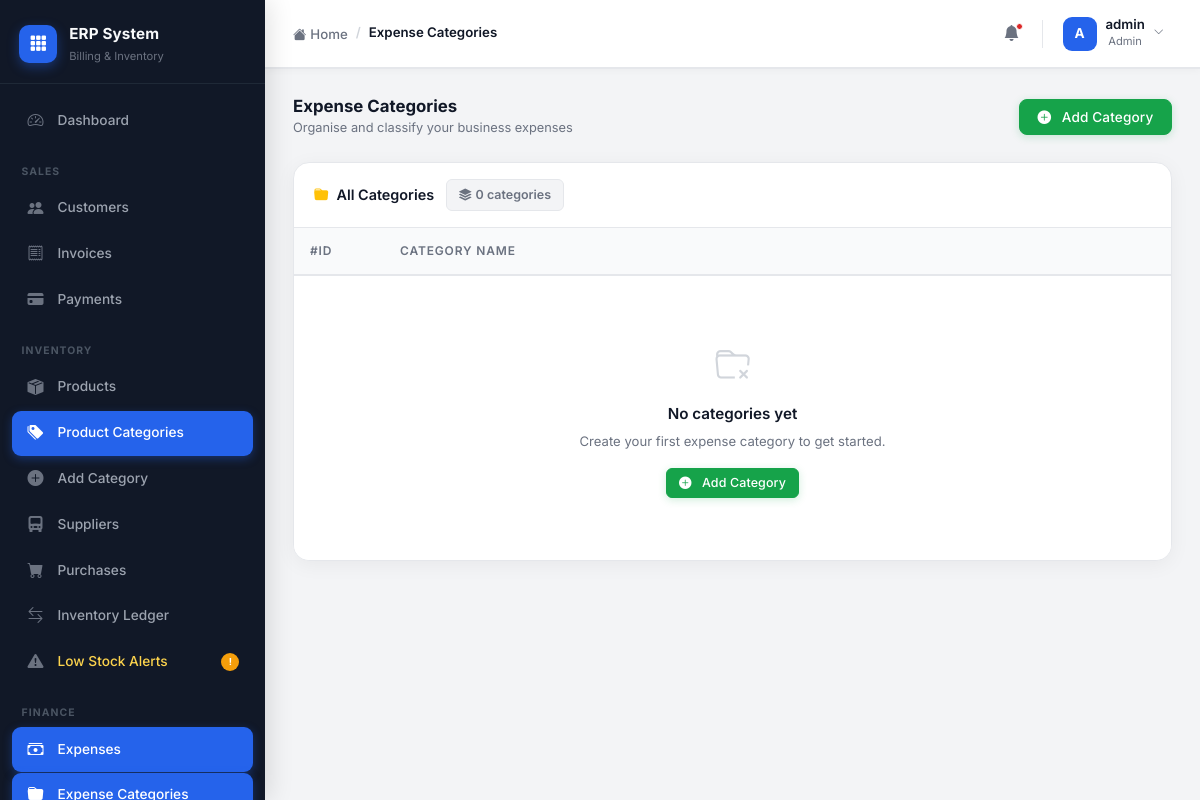
Before: /expenses/categories/ (signed in) with the older database file.
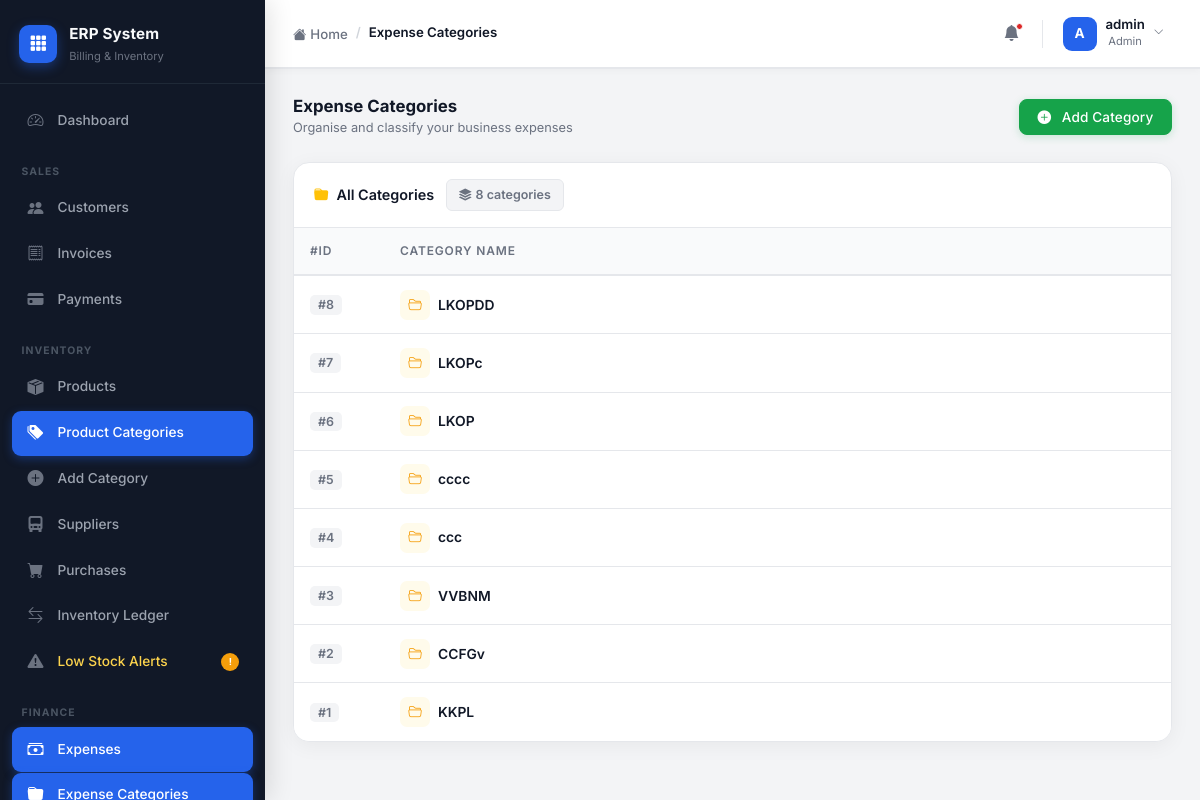
After: the same page with the newer database file.
### accounts/models.py (models this page shows)
class CustomUser(AbstractUser):
    ROLE_CHOICES = (
        ('admin', 'Admin'),
        ('staff', 'Staff'),
        ('accountant', 'Accountant'),
    )
    role = models.CharField(max_length=20, choices=ROLE_CHOICES, default='staff')
    phone = models.CharField(max_length=15, blank=True, null=True)

### expenses/models.py (models this page shows, shortened)
class ExpenseCategory(models.Model):
    name = models.CharField(
        max_length=100,
        unique=True
    )

### expenses/views.py (the view)
# urls.py: path('categories/', category_list, name='category_list'),
@login_required
@admin_required
def category_list(request):
    categories = ExpenseCategory.objects.all().order_by('-id')
    return render(
        request,
        'expenses/category_list.html',
        {
            'categories': categories
        }
    )

### templates/expenses/category_list.html (shortened to what this page needs)
{% extends 'layouts/admin_base.html' %}
{% block breadcrumb %}
<li class="breadcrumb-item active">Expense Categories</li>
{% endblock %}
{% block admin_content %}
<div class="section-header mb-4">
    <div>
        <h5>Expense Categories</h5>
        <div class="subtitle">Organise and classify your business expenses</div>
    </div>
    <a href="{% url 'create_expense_category' %}" class="btn btn-success">
        <i class="bi bi-plus-circle-fill me-1"></i>Add Category
    </a>
</div>
<div class="erp-table-wrap">
    <div class="table-toolbar">
        <div class="d-flex align-items-center gap-2">
            <i class="bi bi-folder-fill text-warning"></i>
            <span style="font-weight:600;font-size:0.9rem;">All Categories</span>
        </div>
        <span class="meta-chip">
            <i class="bi bi-stack me-1"></i>
            {{ categories|length }} categor{{ categories|length|pluralize:"y,ies" }}
        </span>
    </div>
    <div class="table-responsive">
        <table class="table erp-table">
            <thead>
                <tr>
                    <th style="width:90px;">#ID</th>
                    <th>Category Name</th>
                </tr>
            </thead>
            <tbody>
                {% for category in categories %}
                <tr>
                    <td><span class="row-index">#{{ category.id }}</span></td>
                    <td>
                        <div class="d-flex align-items-center gap-2">
                            <div class="cat-icon-badge">
                                <i class="bi bi-folder2-open"></i>
                            </div>
                            <span class="fw-semibold">{{ category.name }}</span>
                        </div>
                    </td>
                </tr>
                {% empty %}
                <tr>
                    <td colspan="2">
                        <div class="empty-state py-5">
                            <i class="bi bi-folder-x" style="font-size:2.2rem;color:#D1D5DB;"></i>
                            <div class="empty-state-title mt-2">No categories yet</div>
                            <div class="empty-state-sub">Create your first expense category to get started.</div>
                            <a href="{% url 'create_expense_category' %}" class="btn btn-success btn-sm mt-3">
                                <i class="bi bi-plus-circle-fill me-1"></i>Add Category
                            </a>
                        </div>
                    </td>
                </tr>
                {% endfor %}
            </tbody>
        </table>
    </div>
</div>
{% endblock %}

### templates/layouts/admin_base.html (shortened to what this page needs)
{% extends 'base.html' %}
{% block content %}
<div class="erp-shell">
    <aside class="erp-sidebar" id="erpSidebar">
        <div class="sidebar-logo">
            <div class="logo-icon">
                <i class="bi bi-grid-3x3-gap-fill"></i>
            </div>
            <div class="logo-text">
                <span class="logo-name">ERP System</span>
                <span class="logo-sub">Billing & Inventory</span>
            </div>
        </div>
        <nav class="sidebar-nav" id="sidebarNav">
            <a href="{% url 'admin_dashboard' %}"
               class="nav-item {% if request.resolver_match.url_name == 'admin_dashboard' %}active{% endif %}">
                <span class="nav-icon"><i class="bi bi-speedometer2"></i></span>
                <span class="nav-label">Dashboard</span>
            </a>
            <div class="nav-section-label">Sales</div>
            <a href="{% url 'customer_list' %}"
               class="nav-item {% if 'customer' in request.resolver_match.url_name %}active{% endif %}">
                <span class="nav-icon"><i class="bi bi-people-fill"></i></span>
                <span class="nav-label">Customers</span>
            </a>
            <a href="{% url 'invoice_list' %}"
               class="nav-item {% if 'invoice' in request.resolver_match.url_name %}active{% endif %}">
                <span class="nav-icon"><i class="bi bi-receipt"></i></span>
                <span class="nav-label">Invoices</span>
            </a>
            {% if request.user.role == 'admin' or request.user.role == 'accountant' %}
            <a href="{% url 'payment_list' %}"
               class="nav-item {% if 'payment' in request.resolver_match.url_name %}active{% endif %}">
                <span class="nav-icon"><i class="bi bi-credit-card-fill"></i></span>
                <span class="nav-label">Payments</span>
            </a>
            {% endif %}
            <div class="nav-section-label">Inventory</div>
            <a href="{% url 'product_list' %}"
               class="nav-item {% if request.resolver_match.url_name == 'product_list' %}active{% endif %}">
                <span class="nav-icon"><i class="bi bi-box-seam-fill"></i></span>
                <span class="nav-label">Products</span>
            </a>
            {% if request.user.role == 'admin' %}
            <a href="{% url 'category_list' %}"
               class="nav-item {% if 'category' in request.resolver_match.url_name %}active{% endif %}">
                <span class="nav-icon"><i class="bi bi-tags-fill"></i></span>
                <span class="nav-label">Product Categories</span>
            </a>
            <a href="{% url 'add_category' %}"
               class="nav-item {% if request.resolver_match.url_name == 'add_category' %}active{% endif %}">
                <span class="nav-icon"><i class="bi bi-plus-circle-fill"></i></span>
                <span class="nav-label">Add Category</span>
            </a>
            <a href="{% url 'supplier_list' %}"
               class="nav-item {% if 'supplier' in request.resolver_match.url_name %}active{% endif %}">
                <span class="nav-icon"><i class="bi bi-truck-front-fill"></i></span>
                <span class="nav-label">Suppliers</span>
            </a>
            <a href="{% url 'purchase_list' %}"
               class="nav-item {% if 'purchase' in request.resolver_match.url_name %}active{% endif %}">
                <span class="nav-icon"><i class="bi bi-cart-fill"></i></span>
                <span class="nav-label">Purchases</span>
            </a>
            {% endif %}
            <a href="{% url 'stock_movement_list' %}"
               class="nav-item {% if 'stock' in request.resolver_match.url_name %}active{% endif %}">
                <span class="nav-icon"><i class="bi bi-arrow-left-right"></i></span>
                <span class="nav-label">Inventory Ledger</span>
            </a>
            <a href="{% url 'product_list' %}" class="nav-item nav-warning">
                <span class="nav-icon"><i class="bi bi-exclamation-triangle-fill"></i></span>
                <span class="nav-label">Low Stock Alerts</span>
                <span class="nav-badge">!</span>
            </a>
            {% if request.user.role == 'admin' or request.user.role == 'accountant' %}
            <div class="nav-section-label">Finance</div>
            <a href="{% url 'expense_list' %}"
               class="nav-item {% if 'expense' in request.resolver_match.url_name %}active{% endif %}">
                <span class="nav-icon"><i class="bi bi-cash-stack"></i></span>
                <span class="nav-label">Expenses</span>
            </a>
            <a href="{% url 'expense_category_list' %}"
               class="nav-item {% if 'expense_category' in request.resolver_match.url_name %}active{% endif %}">
                <span class="nav-icon"><i class="bi bi-folder-fill"></i></span>
                <span class="nav-label">Expense Categories</span>
            </a>
            {% endif %}
        </nav>
    </aside>
    <div class="erp-main">
        <header class="erp-topbar">
            <div class="topbar-left">
                <nav aria-label="breadcrumb">
                    <ol class="breadcrumb mb-0">
                        <li class="breadcrumb-item">
                            <a href="{% url 'admin_dashboard' %}">
                                <i class="bi bi-house-fill me-1"></i>Home
                            </a>
                        </li>
                        {% block breadcrumb %}{% endblock %}
                    </ol>
                </nav>
            </div>
            <div class="topbar-right">
                <button class="topbar-icon-btn" title="Notifications">
                    <i class="bi bi-bell-fill"></i>
                    <span class="notif-dot"></span>
                </button>
                <div class="dropdown">
                    <button class="topbar-user-btn dropdown-toggle" data-bs-toggle="dropdown" aria-expanded="false">
                        <div class="topbar-avatar">
                            {{ request.user.username|slice:":1"|upper }}
                        </div>
                        <div class="topbar-user-info d-none d-sm-block">
                            <div class="topbar-username">{{ request.user.username }}</div>
                            <div class="topbar-userrole">{{ request.user.role|title }}</div>
                        </div>
                        <i class="bi bi-chevron-down topbar-chevron d-none d-sm-block"></i>
                    </button>
                </div>
            </div>
        </header>
        <main class="erp-page-content page-content">
            {% block admin_content %}{% endblock %}
        </main>
    </div>
</div>
{% endblock %}

### templates/base.html (shortened to what this page needs)
<!DOCTYPE html>
<html lang="en">
<head>
    <link href="https://cdn.jsdelivr.net/npm/bootstrap@5.3.0/dist/css/bootstrap.min.css" rel="stylesheet">
    <link href="https://cdn.jsdelivr.net/npm/bootstrap-icons@1.11.3/font/bootstrap-icons.min.css" rel="stylesheet">
</head>
<body>
    {% block content %}{% endblock %}
</body>
</html>

### templates/base.html (style rules this page uses)
:root { --primary: #2563EB; --primary-hover: #1D4ED8; --primary-light: #EFF6FF; --sidebar-bg: #111827; --sidebar-hover: #1F2937; --sidebar-active: #1F2937; --success: #16A34A; --danger: #DC2626; --warning: #F59E0B; --bg: #F3F4F6; --card-bg: #FFFFFF; --text-primary: #111827; --text-secondary: #6B7280; --border: #E5E7EB; --shadow-card: 0 4px 20px rgba(0,0,0,0.05); --shadow-sidebar: 4px 0 24px rgba(0,0,0,0.12); --radius-sm: 8px; --radius-md: 12px; --radius-lg: 16px; --topbar-h: 68px; --sidebar-w: 265px; --transition: all 0.22s cubic-bezier(0.4,0,0.2,1); }
*, *::before, *::after { box-sizing: border-box; }
body { font-family: 'Inter', sans-serif; background: var(--bg); color: var(--text-primary); font-size: 0.9rem; line-height: 1.6; -webkit-font-smoothing: antialiased; }
h1,h2,h3,h4,h5,h6 { font-weight: 700; color: var(--text-primary); }
a { text-decoration: none; }
.page-content { animation: fadeInUp 0.35s ease forwards; }
.btn { font-family: 'Inter', sans-serif; font-weight: 500; font-size: 0.85rem; border-radius: var(--radius-sm); padding: 0.45rem 1.1rem; transition: var(--transition); display: inline-flex; align-items: center; gap: 0.4rem; letter-spacing: 0.01em; }
.btn-success { background: var(--success); border-color: var(--success); box-shadow: 0 2px 8px rgba(22,163,74,0.2); }
.erp-table-wrap { background: var(--card-bg); border: 1px solid var(--border); border-radius: var(--radius-lg); box-shadow: var(--shadow-card); overflow: hidden; }
.erp-table-wrap .table-toolbar { padding: 1rem 1.25rem; border-bottom: 1px solid var(--border); display: flex; align-items: center; gap: 0.75rem; flex-wrap: wrap; }
.table-responsive { overflow-x: auto; }
.erp-table { margin-bottom: 0; font-size: 0.865rem; }
.erp-table thead th { background: #F9FAFB; color: var(--text-secondary); font-weight: 600; font-size: 0.75rem; text-transform: uppercase; letter-spacing: 0.07em; border-bottom: 2px solid var(--border); border-top: none; padding: 0.85rem 1rem; white-space: nowrap; position: sticky; top: 0; z-index: 1; }
.erp-table tbody td { padding: 0.85rem 1rem; border-color: var(--border); vertical-align: middle; color: var(--text-primary); }
.erp-table tbody tr:last-child td { border-bottom: none; }
.section-header { display: flex; align-items: center; justify-content: space-between; margin-bottom: 1.5rem; flex-wrap: wrap; gap: 0.75rem; }
.section-header h5 { font-size: 1.05rem; font-weight: 700; margin: 0; color: var(--text-primary); }
.section-header .subtitle { font-size: 0.8rem; color: var(--text-secondary); margin-top: 0.1rem; }
.erp-topbar { height: var(--topbar-h); background: var(--card-bg); border-bottom: 1px solid var(--border); display: flex; align-items: center; justify-content: space-between; padding: 0 1.75rem; position: sticky; top: 0; z-index: 100; box-shadow: 0 1px 0 var(--border), 0 2px 8px rgba(0,0,0,0.04); }

### templates/expenses/category_list.html (style rules this page uses)
.cat-icon-badge { width: 30px; height: 30px; border-radius: 7px; background: #FFFBEB; color: var(--warning); display: flex; align-items: center; justify-content: center; font-size: 0.85rem; flex-shrink: 0; }
.meta-chip { font-size: 0.78rem; font-weight: 600; color: var(--text-secondary); background: #F3F4F6; border: 1px solid var(--border); padding: 0.3rem 0.75rem; border-radius: 6px; display: flex; align-items: center; }
.row-index { font-size: 0.78rem; font-weight: 600; color: var(--text-secondary); background: #F3F4F6; padding: 0.15rem 0.5rem; border-radius: 5px; }

Changed rows visible on the page:
added ExpenseCategory: id "8", name "LKOPDD"
added ExpenseCategory: id "7", name "LKOPc"
added ExpenseCategory: id "6", name "LKOP"
added ExpenseCategory: id "5", name "cccc"
added ExpenseCategory: id "4", name "ccc"
added ExpenseCategory: id "3", name "VVBNM"
added ExpenseCategory: id "2", name "CCFGv"
added ExpenseCategory: id "1", name "KKPL"
Other visible differences:
{{ categories|length }}: "0" → "8"
text no longer shown: "No categories yet Create your first expense category to get started. Add Category"
